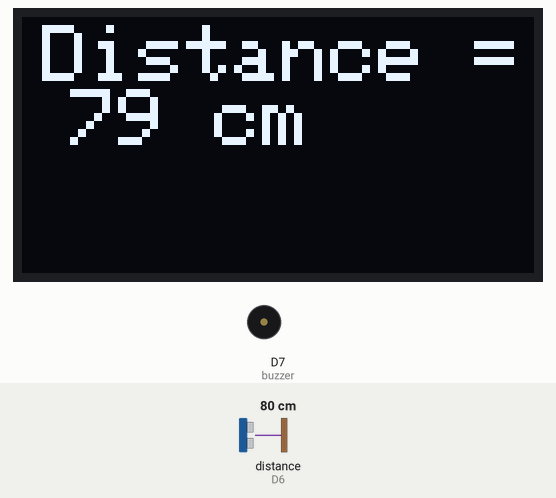
A sketch run on a simulated ESP8266 (NodeMCU). On the bench: 128×64 one-colour display, buzzer (waves = sounding). Wiring (inferred from the names in the program): ultrasonic range finder: trigger D5; echo D6. Inputs (shaded band) come from the test bench; at power-on: distance to the obstacle (sensor on D6) 80 cm. The echo pulse lasts 58.3 µs per cm.

Above: at 1.2 s.
1.3 s: distance to the obstacle (sensor on D6) set to 57 cm
At 2.5 s:
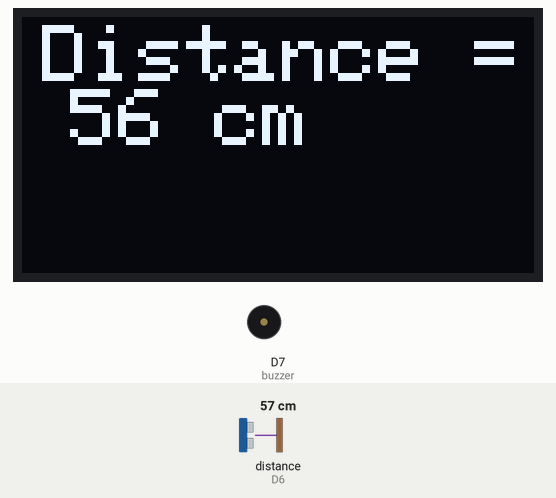
2.8 s: distance to the obstacle (sensor on D6) set to 48 cm
At 3.1 s:
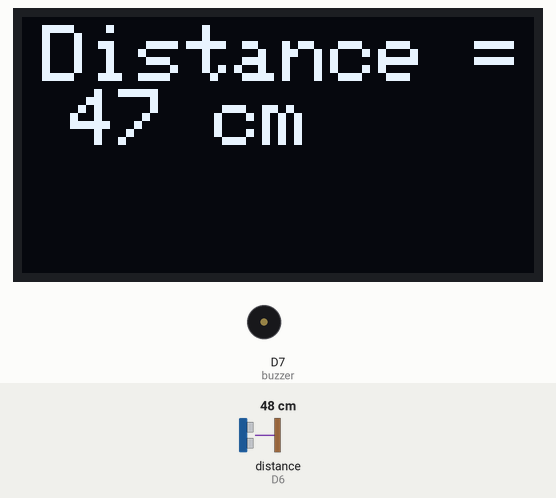
5.8 s: distance to the obstacle (sensor on D6) set to 30 cm
At 5.98 s:
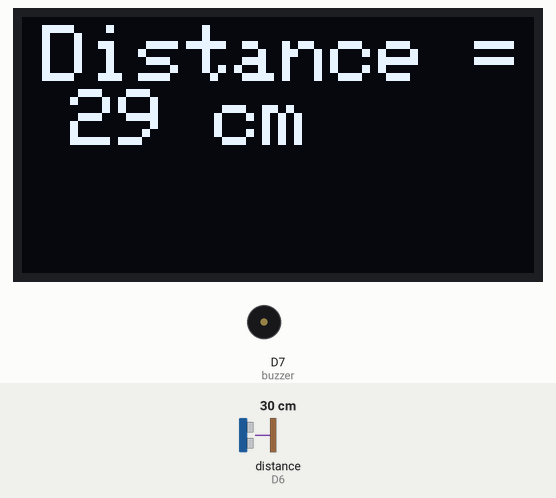
7.3 s: distance to the obstacle (sensor on D6) set to 23 cm
At 8.5 s:
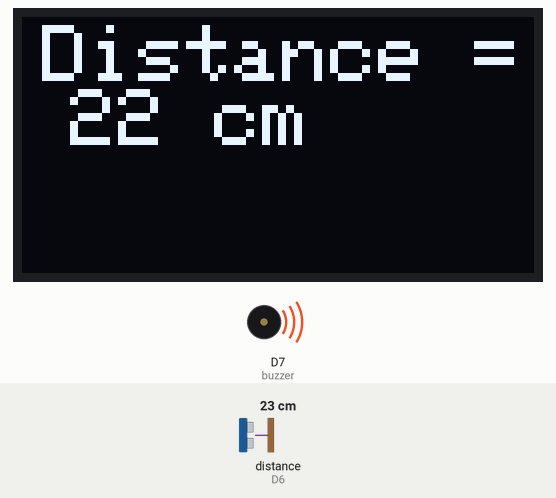
Timing chart, 0 to 10.0 s (numbered marks = the images above; inputs shaded):
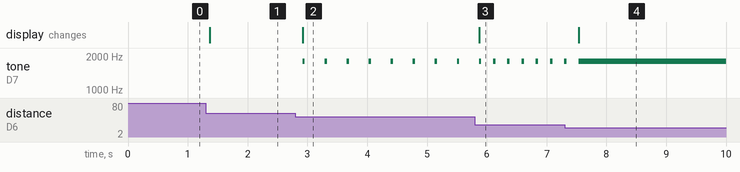

Measured:
- the behaviour switches between 52 and 51 cm on distance to the obstacle (sensor on D6) (found by bisection; images 1 and 2)
- the behaviour switches between 27 and 26 cm on distance to the obstacle (sensor on D6) (found by bisection; images 3 and 4)
- after the input at 1.3 s, the display: changes after 0.07 s (image 1)
- after the input at 2.8 s, tone on D7 (buzzer): alternates 1800 Hz for 0.04 s and silent for 0.33 s, starting after 0.12 s; the display: changes after 0.12 s (image 2)
- after the input at 5.8 s, tone on D7 (buzzer): alternates 1800 Hz for 0.04 s and silent for 0.20 s, starting after 0.31 s; the display: changes after 0.07 s (image 3)
- after the input at 7.3 s, tone on D7 (buzzer): goes on until 7.5 s, then stays 1800 Hz; the display: changes after 0.23 s (image 4)

The sketch:

Car_Park_Sensor.ino
```cpp
#define trigPin D5
#define echoPin D6
#define buzzer D7

int maximumRange = 53;
long duration, distance;

#include <Adafruit_GFX.h>
#include <Adafruit_SSD1306.h>
Adafruit_SSD1306 display(128, 64, &Wire);

void setup() {
  Serial.begin(9600);
  display.begin(SSD1306_SWITCHCAPVCC, 0x3C);

  pinMode(trigPin, OUTPUT);
  pinMode(echoPin, INPUT);
  pinMode(buzzer, OUTPUT);
}
void loop() {
  digitalWrite(trigPin, LOW);
  delayMicroseconds(5);
  digitalWrite(trigPin, HIGH);
  delayMicroseconds(10);
  digitalWrite(trigPin, LOW);

  duration = pulseIn(echoPin, HIGH);
  distance = duration * 0.034 / 2;

  display.clearDisplay();
  display.setTextSize(2);
  display.setTextColor(WHITE);
  display.setCursor(5, 2);

  display.print("Distance = ");
  display.print(distance);
  display.print(" cm");
  display.display();

  if (distance > 50)
    noTone(buzzer);
  if (distance < 51 && distance > 35) {
    tone(buzzer, 1800);
    delay(40);
    noTone(buzzer);
    delay(200);
  }
  if (distance < 36 && distance > 25) {
    tone(buzzer, 1800);
    delay(40);
    noTone(buzzer);
    delay(70);
  }
  if (distance < 26)
    tone(buzzer, 1800);

  delay(100);
}
```
